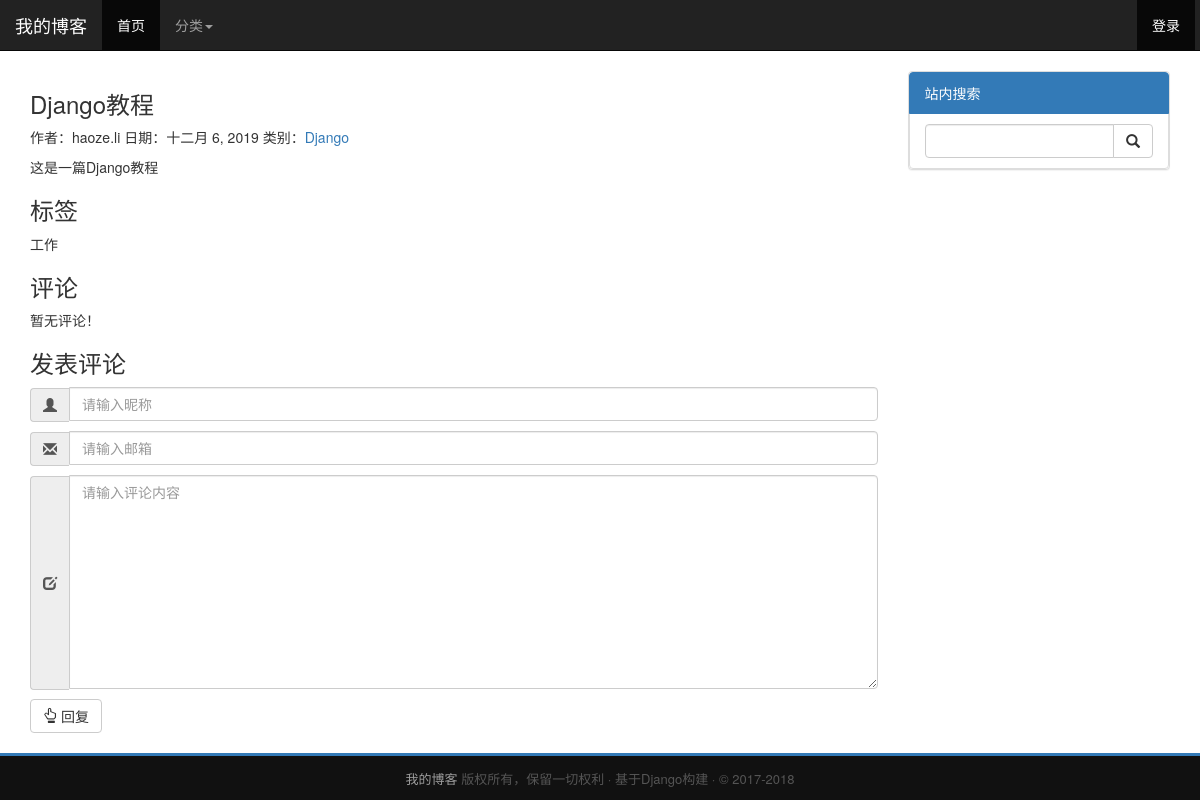
Screenshot of /detail/9 with the database file from the repository.
### blog/models.py (models this page shows, shortened)
class Article(models.Model):  # 文章
    id = models.AutoField(primary_key=True)
    author = models.ForeignKey(User, on_delete=models.DO_NOTHING, verbose_name='作者')
    title = models.CharField('标题', max_length=50)
    content = RichTextField('内容')
    pub_time = models.DateField('日期', auto_now=True)
    category = models.ForeignKey(Category, on_delete=models.SET_DEFAULT, default=1, verbose_name='类别')
    tag = models.ManyToManyField(Tag, verbose_name='标签')
    class Meta:
        verbose_name_plural = verbose_name = '文章'

class Category(models.Model):  # 文章类别
    id = models.IntegerField(primary_key=True)
    name = models.CharField('类别', max_length=20, unique=True)
    class Meta:
        verbose_name_plural = verbose_name = '类别'
    def __str__(self):
        return self.name

class Tag(models.Model):  # 文章标签
    name = models.CharField('标签', max_length=20, unique=True)
    class Meta:
        verbose_name_plural = verbose_name = '标签'
    def __str__(self):
        return self.name

### blog/views.py (the view, shortened to what this page needs)
# urls.py: path('detail/<int:pk>', blog_view.ArticleDetail.as_view(), name='detail'),
class ArticleDetail(DetailView):
    model = Article
    template_name = 'detail.html'
    def get_context_data(self, **kwargs):
        context = super().get_context_data(**kwargs)
        comments = Comment.objects.filter(article=self.kwargs['pk'])  # 通过文章id查询评论内容
        context['comment_list'] = self.comment_sort(comments)  # 将排序归类后的文章列表存入传送到模板的数据中
        comment_form = CommentForm()  # 创建评论表单对象
        context['comment_form'] = comment_form  # 将表单对象传送到模板的数据中
        try:
            context['session'] = {
                'name': self.request.session['name'],
                'email': self.request.session['email'],
                'content': self.request.session['content']
            }
        except:  # session读取异常时不做处理
            pass
        return context
    def comment_sort(self, comments):  # 评论排序函数
        self.comment_list = []  # 排序后的评论列表
        self.top_level = []  # 存储顶级评论
        self.sub_level = {}  # 存储回复评论
        for comment in comments:  # 遍历所有评论
            if comment.reply == None:  # 如果没有回复目标
                self.top_level.append(comment)  # 存入顶级评论列表
            else:  # 否则
                self.sub_level.setdefault(comment.reply.id, []).append(comment)  # 以回复目标（父级评论）id为键存入字典
        for top_comment in self.top_level:  # 遍历顶级评论
            self.format_show(top_comment)  # 通过递归函数进行评论归类
        return self.comment_list  # 返回最终的评论列表

### blog/forms.py
class CommentForm(forms.ModelForm):
    class Meta:
        model = Comment
        fields = ['name', 'email', 'content']  # 需要呈现在页面上获取内容的字段
        widgets = {  # 定义字段对应的表单元素以及属性
            'name': forms.TextInput(attrs={'id': 'name', 'class': 'form-control', 'placeholder': '请输入昵称'}),
            'email': forms.EmailInput(attrs={'id': 'email', 'class': 'form-control', 'placeholder': '请输入邮箱'}),
            'content': forms.Textarea(attrs={'id': 'content', 'class': 'form-control', 'placeholder': '请输入评论内容'}),
        }

### templates/detail.html (shortened to what this page needs)
{% extends 'base.html' %}
{% block content %}
    <div>
        <h3>{{ object.title }}</h3>
        <p>作者：{{ object.author }} 日期：{{ object.pub_time }} 类别：<a
                href="{% url 'category' article.category.id %}">{{ article.category }}</a></p>
        {{ object.content | safe }}
    </div>
    <div>
        <h3>标签</h3>
        {% for tag in object.tag.all %}
            {{ tag }}
        {% endfor %}
    </div>
    <div>
        <h3>评论</h3>
        {% for comment in comment_list %}
            {% if comment.reply == None %}
                {% if not forloop.first %}
                    </ul>
                {% endif %}
                <ul class="list-group">
                <li class="list-group-item active">{{ comment.name }}：{{ comment.content }} ({{ comment.publish }})
                    <a href="#publish" onclick="reply('{{ comment.name }}',{{ comment.id }})"
                       style="color: white;align-self: right">[回复]</a>
                </li>
            {% else %}
                <li class="list-group-item">
                    {{ comment.name }} >>> {{ comment.reply.name }}：{{ comment.content }} ({{ comment.publish }})
                    <a href="#publish" onclick="reply('{{ comment.name }}',{{ comment.id }})">[回复]</a>
                </li>
            {% endif %}
        {% if forloop.last %}
            </ul>
        {% endif %}
        {% empty %}
            暂无评论！
        {% endfor %}
    </div>
    <div>
        <h3 id="publish">发表评论</h3>
        <div class="input-group">
            <span class="input-group-addon glyphicon glyphicon-user"></span>{{ comment_form.name }}
        </div>
        <div class="input-group" style="margin-top: 10px">
            <span class="input-group-addon glyphicon glyphicon-envelope"></span>{{ comment_form.email }}
        </div>
        <div class="input-group" style="margin-top: 10px">
            <span class="input-group-addon glyphicon glyphicon-edit"></span>{{ comment_form.content }}
        </div>
        <button id="submit_comment" type="button" class="btn btn-default" style="margin-top: 10px"><span
                class="glyphicon glyphicon-hand-up"></span> 回复
        </button>
    </div>
{% endblock %}

### templates/base.html (style rules this page uses)
html { position: relative; min-height: 100%; }
body { padding-top: 70px; padding-bottom: 70px; }

### rows the page displays
Article: title "Django教程", author "haoze.li", pub_time "十二月 6, 2019", category "Django", content "这是一篇Django教程"
Tag: name "工作"
